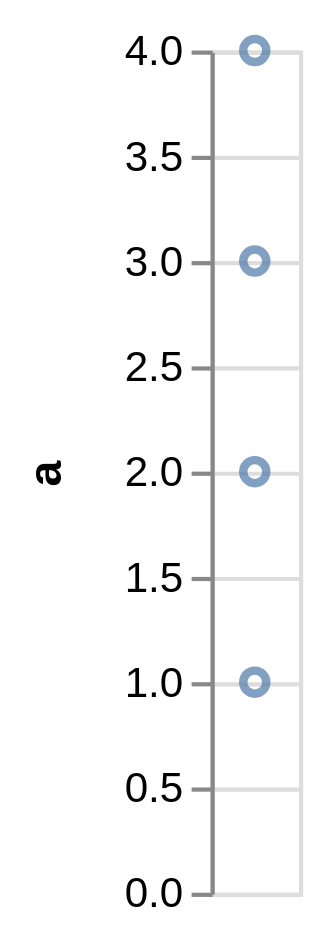

Specify this chart in Vega-Lite:
### Vega specification from a JSON file in a GitHub repository (floating-point values rounded to 4 significant figures)
{"$schema": "https://vega.github.io/schema/vega/v3.0.json", "autosize": "pad", "padding": 5, "width": 21, "height": 200, "style": "cell", "data": [{"name": "source_0", "values": "a\n1\n2\n3\n4", "format": {"type": "csv"}}, {"name": "data_0", "source": "source_0", "transform": [{"type": "formula", "expr": "toNumber(datum[\"a\"])", "as": "a"}, {"type": "filter", "expr": "datum[\"a\"] !== null && !isNaN(datum[\"a\"])"}]}], "marks": [{"name": "marks", "type": "symbol", "style": ["point"], "from": {"data": "data_0"}, "encode": {"update": {"x": {"signal": "width", "mult": 0.5}, "y": {"scale": "y", "field": "a"}, "stroke": {"value": "#4c78a8"}, "fill": {"value": "transparent"}, "opacity": {"value": 0.7}}}}], "scales": [{"name": "y", "type": "linear", "domain": {"data": "data_0", "field": "a"}, "range": [{"signal": "height"}, 0], "nice": true, "zero": true}], "axes": [{"scale": "y", "orient": "left", "labelOverlap": true, "tickCount": {"signal": "ceil(height/30)"}, "title": "a", "zindex": 1}, {"scale": "y", "orient": "left", "domain": false, "grid": true, "labels": false, "maxExtent": 0, "minExtent": 0, "tickCount": {"signal": "ceil(height/30)"}, "ticks": false, "zindex": 0}], "config": {"axisY": {"minExtent": 30}}}
